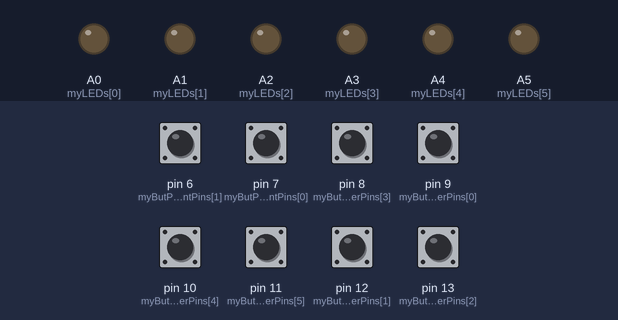
Bench run of a sketch on a simulated Arduino Uno, built with avr-gcc and run on an emulated ATmega328P. Shown: output pins drawn as LEDs (lit = HIGH). The test bench sets the inputs (shaded band); at power-on: pin 6 (myButParticipantPins[1]), pin 7 (myButParticipantPins[0]), pin 8 (myButExperimenterPins[3]), pin 9 (myButExperimenterPins[0]), pin 10 (myButExperimenterPins[4]), pin 11 (myButExperimenterPins[5]), pin 12 (myButExperimenterPins[1]), pin 13 (myButExperimenterPins[2]) HIGH. What the sketch prints to the serial monitor is not drawn.

Above: at 1.2 s.
1.3 s: pin 9 (myButExperimenterPins[0]) pulled LOW for 0.15 s
At 1.47 s:
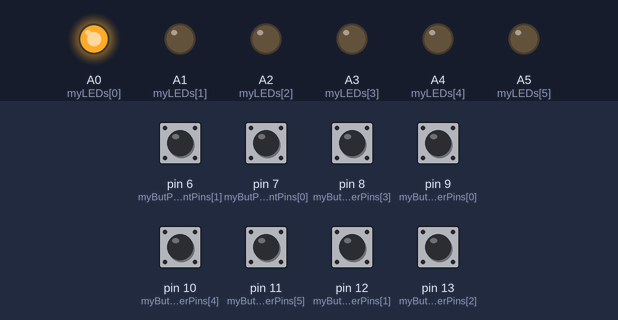
3.0 s: pin 6 (myButParticipantPins[1]) pulled LOW for 0.15 s
4.7 s: pin 8 (myButExperimenterPins[3]) pulled LOW for 0.15 s
Timing chart, 0 to 7.7 s (numbered marks = the images above; inputs shaded):
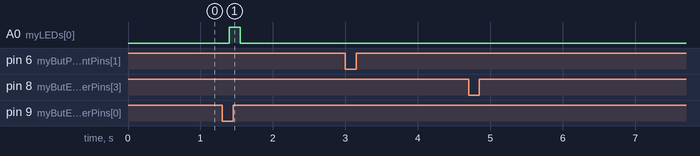

Measured:
- after the input at 1.3 s, A0 (myLEDs[0]): LOW → HIGH after 0.10 s, → LOW 0.15 s later
- after the input at 3.0 s, every drawn part: stays the same
- after the input at 4.7 s, every drawn part: stays the same

The sketch:

arduino_mapping.ino
```cpp
// This code requires the button debounce library
// https://github.com/maykon/ButtonDebounce
// that can be installed from the library manager
// with that library, initialization is "input-pullup" by default,
// which corresponds to our wiring

#include <ButtonDebounce.h>

String message_led_0_on = "led0on";
String message_led_0_off = "led0off";
String message_led_1_on = "led1on";
String message_led_1_off = "led1off";
String message_led_2_on = "led2on";
String message_led_2_off = "led2off";
String message_led_3_on = "led3on";
String message_led_3_off = "led3off";
String message_led_4_on = "led4on";
String message_led_4_off = "led4off";
String message_led_5_on = "led5on";
String message_led_5_off = "led5off";

String message_butPart_0_on = "butp0on";
String message_butPart_0_off = "butp0off";
String message_butPart_1_on = "butp1on";
String message_butPart_1_off = "butp1off";

String message_butXP_0_on = "butx0on";
String message_butXP_0_off = "butx0off";
String message_butXP_1_on = "butx1on";
String message_butXP_1_off = "butx1off";
String message_butXP_2_on = "butx2on";
String message_butXP_2_off = "butx2off";
String message_butXP_3_on = "butx3on";
String message_butXP_3_off = "butx3off";
String message_butXP_4_on = "butx4on";
String message_butXP_4_off = "butx4off";
String message_butXP_5_on = "butx5on";
String message_butXP_5_off = "butx5off";

int debounceDelay = 100;
unsigned long startingTime = 0;
unsigned long currentTime = 0;
bool beforeStartButPushed = true;

byte myLEDs[] = { A0, A1, A2, A3, A4, A5 };
byte myButParticipantPins[] = { 7, 6 };
byte myButExperimenterPins[] = { 9, 12, 13, 8, 10, 11 };

ButtonDebounce myButParticipant_0(myButParticipantPins[0], debounceDelay);
ButtonDebounce myButParticipant_1(myButParticipantPins[1], debounceDelay);
ButtonDebounce myButExperimenter_0(myButExperimenterPins[0], debounceDelay);
ButtonDebounce myButExperimenter_1(myButExperimenterPins[1], debounceDelay);
ButtonDebounce myButExperimenter_2(myButExperimenterPins[2], debounceDelay);
ButtonDebounce myButExperimenter_3(myButExperimenterPins[3], debounceDelay);
ButtonDebounce myButExperimenter_4(myButExperimenterPins[4], debounceDelay);
ButtonDebounce myButExperimenter_5(myButExperimenterPins[5], debounceDelay);

int numLEDs, numButParticipant, numButExperimenter = 0;

//==============================================================================
// the setup routine runs once, at startup
//==============================================================================
void setup() {
  Serial.begin(115200);

  // compute arrays size
  numLEDs = sizeof(myLEDs) / sizeof(myLEDs[0]);
  numButParticipant = sizeof(myButParticipantPins) / sizeof(myButParticipantPins[0]);
  numButExperimenter = sizeof(myButExperimenterPins) / sizeof(myButExperimenterPins[0]);

  // initialize inputs and outputs
  for (int i = 0; i < numLEDs; i++) { pinMode(myLEDs[i], OUTPUT); }

  myButParticipant_0.setCallback(butPart0_Changed);
  myButParticipant_1.setCallback(butPart1_Changed);
  myButExperimenter_0.setCallback(butXP0_Changed);
  myButExperimenter_1.setCallback(butXP1_Changed);
  myButExperimenter_2.setCallback(butXP2_Changed);
  myButExperimenter_3.setCallback(butXP3_Changed);
  myButExperimenter_4.setCallback(butXP4_Changed);
  myButExperimenter_5.setCallback(butXP5_Changed);

  Serial.println("m_init_OK");
}

//==============================================================================
// our specific callbak functions
//==============================================================================
void butPart0_Changed(int state) {
  if (beforeStartButPushed == true) {
    // Serial.println("Participant button 0 changed: " + String(state));
    digitalWrite(myLEDs[0], !state);
  } else {
    currentTime = millis() - startingTime;
    if (state == 0) { Serial.println(message_butPart_0_on +"_"+ String(currentTime)); }
    else if (state == 1) { Serial.println(message_butPart_0_off +"_"+ String(currentTime)); }
  }
}

void butPart1_Changed(int state) {
  if (beforeStartButPushed == true) {
    // Serial.println("Participant button 1 changed: " + String(state));
    digitalWrite(myLEDs[0], !state);
  } else {
    currentTime = millis() - startingTime;
    if (state == 0) { Serial.println(message_butPart_1_on +"_"+ String(currentTime)); }
    else if (state == 1) { Serial.println(message_butPart_1_off +"_"+ String(currentTime)); }
  }
}

void butXP0_Changed(int state) {
  if (beforeStartButPushed == true) {
    // Serial.println("Experimenter button 0 changed: " + String(state));
    digitalWrite(myLEDs[0], !state);
    if (state == 1) {
      startingTime = millis();
      for (int i = 0; i < numLEDs; i++) { digitalWrite(myLEDs[i], LOW); }
      Serial.println("m_XP_starts");
      beforeStartButPushed = false;
    }
  } else {
    currentTime = millis() - startingTime;
    if (state == 0) { Serial.println(message_butXP_0_on +"_"+ String(currentTime)); }
    else if (state == 1) { Serial.println(message_butXP_0_off +"_"+ String(currentTime)); }
  }
}

void butXP1_Changed(int state) {
  if (beforeStartButPushed == true) {
    // Serial.println("Experimenter button 1 changed: " + String(state));
    digitalWrite(myLEDs[1], !state);
  } else {
    currentTime = millis() - startingTime;
    if (state == 0) { Serial.println(message_butXP_1_on +"_"+ String(currentTime)); }
    else if (state == 1) { Serial.println(message_butXP_1_off +"_"+ String(currentTime)); }
  }
}

void butXP2_Changed(int state) {
  if (beforeStartButPushed == true) {
    // Serial.println("Experimenter button 2 changed: " + String(state));
    digitalWrite(myLEDs[2], !state);
  } else {
    currentTime = millis() - startingTime;
    if (state == 0) { Serial.println(message_butXP_2_on +"_"+ String(currentTime)); }
    else if (state == 1) { Serial.println(message_butXP_2_off +"_"+ String(currentTime)); }
  }
}

void butXP3_Changed(int state) {
  if (beforeStartButPushed == true) {
    // Serial.println("Experimenter button 3 changed: " + String(state));
    digitalWrite(myLEDs[3], !state);
  } else {
    currentTime = millis() - startingTime;
    if (state == 0) { Serial.println(message_butXP_3_on +"_"+ String(currentTime)); }
    else if (state == 1) { Serial.println(message_butXP_3_off +"_"+ String(currentTime)); }
  }
}

void butXP4_Changed(int state) {
  if (beforeStartButPushed == true) {
    // Serial.println("Experimenter button 4 changed: " + String(state));
    digitalWrite(myLEDs[4], !state);
  } else {
    currentTime = millis() - startingTime;
    if (state == 0) { Serial.println(message_butXP_4_on +"_"+ String(currentTime)); }
    else if (state == 1) { Serial.println(message_butXP_4_off +"_"+ String(currentTime)); }
  }
}

void butXP5_Changed(int state) {
  if (beforeStartButPushed == true) {
    // Serial.println("Experimenter button 5 changed: " + String(state));
    digitalWrite(myLEDs[5], !state);
  } else {
    currentTime = millis() - startingTime;
    if (state == 0) { Serial.println(message_butXP_5_on +"_"+ String(currentTime)); }
    else if (state == 1) { Serial.println(message_butXP_5_off +"_"+ String(currentTime)); }
  }
}

//==============================================================================
// the loop routine runs over and over again ("forever", and "as often as it's possible")
//==============================================================================
void loop() {
  myButParticipant_0.update();
  myButParticipant_1.update();
  myButExperimenter_0.update();
  myButExperimenter_1.update();
  myButExperimenter_2.update();
  myButExperimenter_3.update();
  myButExperimenter_4.update();
  myButExperimenter_5.update();

  if ( Serial.available() ) {
    String input = Serial.readStringUntil('\n');  // Read until newline
    if (input.equals(message_led_0_on))        { digitalWrite(myLEDs[0], HIGH); }
    else if (input.equals(message_led_0_off))  { digitalWrite(myLEDs[0], LOW); }
    else if (input.equals(message_led_1_on))   { digitalWrite(myLEDs[1], HIGH); }
    else if (input.equals(message_led_1_off))  { digitalWrite(myLEDs[1], LOW); }
    else if (input.equals(message_led_2_on))   { digitalWrite(myLEDs[2], HIGH); }
    else if (input.equals(message_led_2_off))  { digitalWrite(myLEDs[2], LOW); }
    else if (input.equals(message_led_3_on))   { digitalWrite(myLEDs[3], HIGH); }
    else if (input.equals(message_led_3_off))  { digitalWrite(myLEDs[3], LOW); }
    else if (input.equals(message_led_4_on))   { digitalWrite(myLEDs[4], HIGH); }
    else if (input.equals(message_led_4_off))  { digitalWrite(myLEDs[4], LOW); }
    else if (input.equals(message_led_5_on))   { digitalWrite(myLEDs[5], HIGH); }
    else if (input.equals(message_led_5_off))  { digitalWrite(myLEDs[5], LOW); }
    }
}
```
